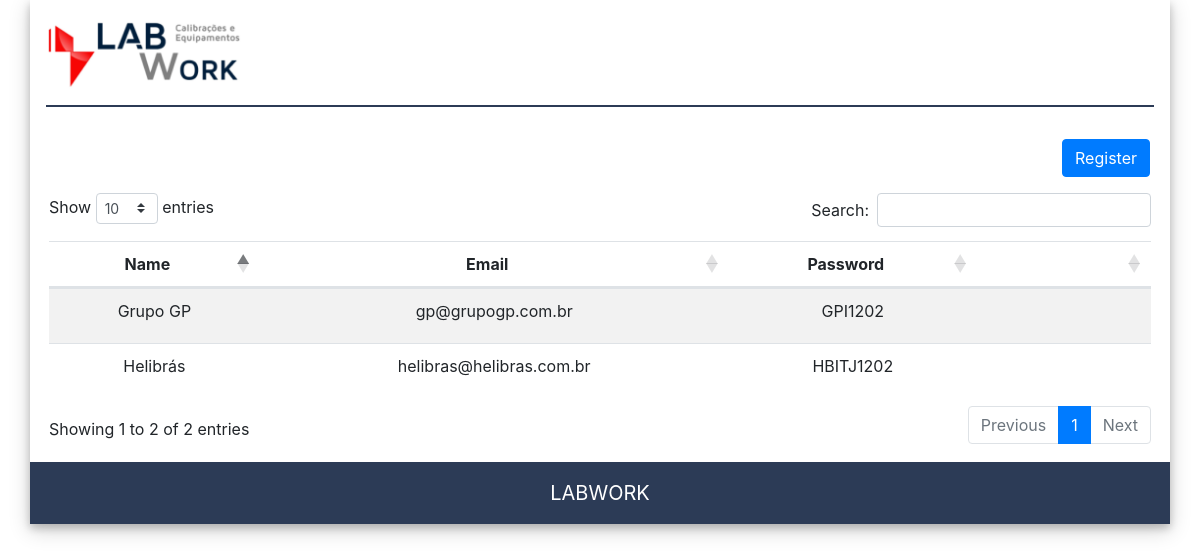
Page /dashboard.php on the committed database.
### tables this page shows
CREATE TABLE `tbl_user` (
  `id` int(11) NOT NULL,
  `name` varchar(50) DEFAULT NULL,
  `email` varchar(50) DEFAULT NULL,
  `pass` varchar(50) DEFAULT NULL,
  `role` int(11) DEFAULT NULL
);

### dashboard.php (the view, shortened to what this page needs)
<?php
	include_once('controller/config.php');
	$sql = "SELECT * FROM tbl_user where ISNULL(role) order by name";
    $result = $conn->query($sql);
?>
<?php include_once('header2.php');?>
	<div class="content px-1 py-3" style="overflow-x:scroll;">
		<div class="text-right px-3">
			<button type="button" class="btn btn-primary my-3" data-toggle="modal" data-target="#myModal">
				Register
			</button>
		</div>
		<table id="example" class="table table-striped " style="width:100%">
			<thead>
				<tr>
					<th class="text-center">Name</th>
					<th class="text-center">Email</th>
					<th class="text-center">Password</th>
					<th class="text-center"><i class="fas fa-cogs"></i></th>
				</tr>
			</thead>
			<tbody>
				<?php while($row = mysqli_fetch_array($result)){?>
					<tr id="user_tr_<?php echo $row['id']?>">
						<td align="center"><?php echo $row['name']?></td>
						<td align="center"><?php echo $row['email']?></td>
						<td align="center"><?php echo base64_decode($row['pass'])?></td>
						<td align="center">
							<a class="report_del btn btn-default" onclick = "userDel(<?php echo $row['id']?>)"><i class="fas fa-trash-alt"></i></a>
							<a class="btn btn-default"  href="adminView.php?id=<?php echo $row['id']?>"><i class="fas fa-eye"></i></a>
						</td>
					</tr>
				<?php } mysqli_close($conn);?>
			</tbody>
		</table>
	</div>
<?php include_once('footer.php');?>

### header2.php (style rules this page uses)
:root { --input-padding-x: 1.5rem; --input-padding-y: .75rem; }
body { box-shadow: 0 4px 8px 0 rgb(0 0 0 / 20%), 0 6px 20px 0 rgb(0 0 0 / 19%); }
.content { "background-image:url("assets/images/content-bg3.png") ; "background-size:85% 100%; }
table td,th { text-align:center; }

### rows in the picture
tbl_user: name "Grupo GP", email "gp@grupogp.com.br", pass "GPI1202"
tbl_user: name "Helibrás", email "helibras@helibras.com.br", pass "HBITJ1202"
